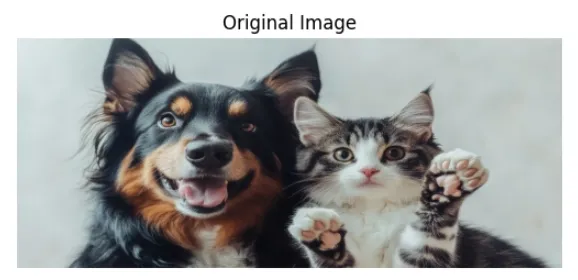
#> input picture point4/blur1.webp, 578 x 280 px
$ jupyter execute foreground.ipynb
#> lines starting #> are read from the running program, lines starting #| are printed output that depends on the picture
[cell 1]
import numpy as np
import cv2
from matplotlib import pyplot as plt


image = cv2.imread('blur1.webp')
#> image is the input picture: shape (280, 578, 3); mean B, G, R 163.9, 165, 163.4

mask = np.zeros(image.shape[:2], np.uint8)


backgroundModel = np.zeros((1, 65), np.float64)
foregroundModel = np.zeros((1, 65), np.float64)


rectangle = (20, 100, 150, 150)

cv2.grabCut(image, mask, rectangle,
            backgroundModel, foregroundModel,
            3, cv2.GC_INIT_WITH_RECT)


mask2 = np.where((mask == 2)|(mask == 0), 0, 1).astype('uint8')

image_segmented = image * mask2[:, :, np.newaxis]
#> image_segmented: shape (280, 578, 3); every value is 0

plt.subplot(1, 2, 1)
plt.title('Original Image')
plt.imshow(cv2.cvtColor(image, cv2.COLOR_BGR2RGB))
plt.axis('off')


plt.subplot(1, 2, 2)
plt.title('Segmented Image')
plt.imshow(cv2.cvtColor(image_segmented, cv2.COLOR_BGR2RGB))
plt.axis('off')

plt.show()
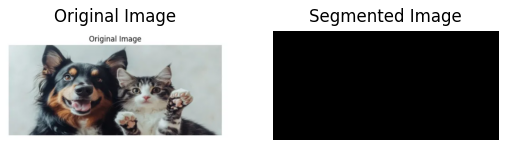
#> figure drawn by matplotlib, 2 panels
